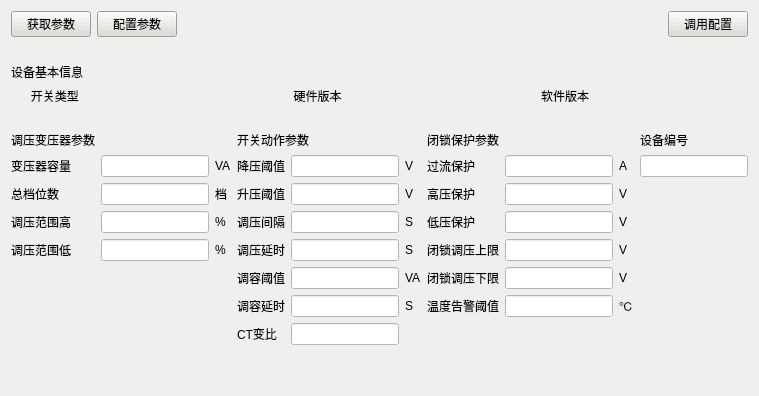
        <widget class="QWidget" name="page_config">
         <layout class="QVBoxLayout" name="verticalLayout_7">
          <item>
           <layout class="QGridLayout" name="gridLayout_8">
            <item row="0" column="0">
             <widget class="QPushButton" name="get_dev_cfg">
              <property name="styleSheet">
               <string notr="true">background-color: rgb(219, 220, 211);</string>
              </property>
              <property name="text">
               <string>获取参数</string>
              </property>
             </widget>
            </item>
            <item row="0" column="2">
             <spacer name="horizontalSpacer_9">
              <property name="orientation">
               <enum>Qt::Horizontal</enum>
              </property>
              <property name="sizeHint" stdset="0">
               <size>
                <width>40</width>
                <height>20</height>
               </size>
              </property>
             </spacer>
            </item>
            <item row="0" column="1">
             <widget class="QPushButton" name="set_dev_cfg">
              <property name="styleSheet">
               <string notr="true">background-color: rgb(219, 220, 211);</string>
              </property>
              <property name="text">
               <string>配置参数</string>
              </property>
             </widget>
            </item>
            <item row="0" column="3">
             <widget class="QPushButton" name="select_cfg">
              <property name="styleSheet">
               <string notr="true">background-color: rgb(219, 220, 211);</string>
              </property>
              <property name="text">
               <string>调用配置</string>
              </property>
             </widget>
            </item>
           </layout>
          </item>
          <item>
           <spacer name="horizontalSpacer_16">
            <property name="orientation">
             <enum>Qt::Horizontal</enum>
            </property>
            <property name="sizeHint" stdset="0">
             <size>
              <width>40</width>
              <height>20</height>
             </size>
            </property>
           </spacer>
          </item>
          <item>
           <layout class="QGridLayout" name="gridLayout_10">
            <item row="1" column="4">
             <widget class="QLabel" name="label_58">
              <property name="text">
               <string>软件版本</string>
              </property>
              <property name="alignment">
               <set>Qt::AlignCenter</set>
              </property>
             </widget>
            </item>
            <item row="1" column="2">
             <widget class="QLabel" name="label_49">
              <property name="text">
               <string>硬件版本</string>
              </property>
              <property name="alignment">
               <set>Qt::AlignCenter</set>
              </property>
             </widget>
            </item>
            <item row="1" column="5">
             <widget class="QLabel" name="dev_s_version">
              <property name="styleSheet">
               <string notr="true"/>
              </property>
              <property name="text">
               <string/>
              </property>
             </widget>
            </item>
            <item row="1" column="3">
             <widget class="QLabel" name="dev_h_version">
              <property name="styleSheet">
               <string notr="true"/>
              </property>
              <property name="text">
               <string/>
              </property>
             </widget>
            </item>
            <item row="0" column="0">
             <widget class="QLabel" name="label_57">
              <property name="text">
               <string>设备基本信息</string>
              </property>
             </widget>
            </item>
            <item row="1" column="1">
             <widget class="QLabel" name="switch_type">
              <property name="enabled">
               <bool>false</bool>
              </property>
              <property name="text">
               <string/>
              </property>
             </widget>
            </item>
            <item row="1" column="0">
             <widget class="QLabel" name="label_72">
              <property name="text">
               <string>      开关类型</string>
              </property>
             </widget>
            </item>
           </layout>
          </item>
          <item>
           <spacer name="horizontalSpacer_12">
            <property name="orientation">
             <enum>Qt::Horizontal</enum>
            </property>
            <property name="sizeHint" stdset="0">
             <size>
              <width>40</width>
              <height>20</height>
             </size>
            </property>
           </spacer>
          </item>
          <item>
           <layout class="QGridLayout" name="gridLayout_9">
            <item row="5" column="10">
             <widget class="QLineEdit" name="bh_ty_low">
              <property name="styleSheet">
               <string notr="true">background-color: rgb(255, 255, 255);</string>
              </property>
             </widget>
            </item>
            <item row="5" column="9">
             <widget class="QLabel" name="label_71">
              <property name="text">
               <string>闭锁调压下限</string>
              </property>
             </widget>
            </item>
            <item row="6" column="10">
             <widget class="QLineEdit" name="bh_oil_tmp">
              <property name="styleSheet">
               <string notr="true">background-color: rgb(255, 255, 255);</string>
              </property>
             </widget>
            </item>
            <item row="6" column="9">
             <widget class="QLabel" name="label_100">
              <property name="text">
               <string>温度告警阈值</string>
              </property>
             </widget>
            </item>
            <item row="2" column="7">
             <widget class="QLineEdit" name="dev_ty_low">
              <property name="styleSheet">
               <string notr="true">background-color: rgb(255, 255, 255);</string>
              </property>
             </widget>
            </item>
            <item row="3" column="9">
             <widget class="QLabel" name="label_69">
              <property name="text">
               <string>低压保护</string>
              </property>
             </widget>
            </item>
            <item row="1" column="9">
             <widget class="QLabel" name="label_60">
              <property name="text">
               <string>过流保护</string>
              </property>
             </widget>
            </item>
            <item row="4" column="6">
             <widget class="QLabel" name="label_63">
              <property name="text">
               <string>调压延时</string>
              </property>
             </widget>
            </item>
            <item row="3" column="7">
             <widget class="QLineEdit" name="dev_ty_space">
              <property name="styleSheet">
               <string notr="true">background-color: rgb(255, 255, 255);</string>
              </property>
             </widget>
            </item>
            <item row="4" column="7">
             <widget class="QLineEdit" name="dev_ty_delay">
              <property name="styleSheet">
               <string notr="true">background-color: rgb(255, 255, 255);</string>
              </property>
             </widget>
            </item>
            <item row="2" column="9">
             <widget class="QLabel" name="label_68">
              <property name="text">
               <string>高压保护</string>
              </property>
             </widget>
            </item>
            <item row="0" column="9" colspan="2">
             <widget class="QLabel" name="label_67">
              <property name="text">
               <string>闭锁保护参数</string>
              </property>
             </widget>
            </item>
            <item row="1" column="6">
             <widget class="QLabel" name="label_56">
              <property name="text">
               <string>降压阈值</string>
              </property>
             </widget>
            </item>
            <item row="4" column="10">
             <widget class="QLineEdit" name="bh_ty_high">
              <property name="styleSheet">
               <string notr="true">background-color: rgb(255, 255, 255);</string>
              </property>
             </widget>
            </item>
            <item row="1" column="7">
             <widget class="QLineEdit" name="dev_ty_high">
              <property name="autoFillBackground">
               <bool>false</bool>
              </property>
              <property name="styleSheet">
               <string notr="true">background-color: rgb(255, 255, 255);</string>
              </property>
             </widget>
            </item>
            <item row="3" column="10">
             <widget class="QLineEdit" name="bh_low_vol">
              <property name="styleSheet">
               <string notr="true">background-color: rgb(255, 255, 255);</string>
              </property>
             </widget>
            </item>
            <item row="2" column="6">
             <widget class="QLabel" name="label_61">
              <property name="text">
               <string>升压阈值</string>
              </property>
             </widget>
            </item>
            <item row="2" column="11">
             <widget class="QLabel" name="label_90">
              <property name="text">
               <string>V  </string>
              </property>
             </widget>
            </item>
            <item row="2" column="8">
             <widget class="QLabel" name="label_86">
              <property name="text">
               <string>V</string>
              </property>
             </widget>
            </item>
            <item row="4" column="8">
             <widget class="QLabel" name="label_88">
              <property name="text">
               <string>S</string>
              </property>
             </widget>
            </item>
            <item row="3" column="8">
             <widget class="QLabel" name="label_87">
              <property name="text">
               <string>S</string>
              </property>
             </widget>
            </item>
            <item row="4" column="11">
             <widget class="QLabel" name="label_92">
              <property name="text">
               <string>V</string>
              </property>
             </widget>
            </item>
            <item row="1" column="8">
             <widget class="QLabel" name="label_85">
              <property name="text">
               <string>V  </string>
              </property>
             </widget>
            </item>
            <item row="3" column="11">
             <widget class="QLabel" name="label_91">
              <property name="text">
               <string>V</string>
              </property>
             </widget>
            </item>
            <item row="0" column="6" colspan="2">
             <widget class="QLabel" name="label_66">
              <property name="text">
               <string>开关动作参数</string>
              </property>
             </widget>
            </item>
            <item row="4" column="9">
             <widget class="QLabel" name="label_70">
              <property name="text">
               <string>闭锁调压上限</string>
              </property>
             </widget>
            </item>
            <item row="1" column="11">
             <widget class="QLabel" name="label_89">
              <property name="text">
               <string>A</string>
              </property>
             </widget>
            </item>
            <item row="2" column="2">
             <widget class="QLabel" name="label_81">
              <property name="text">
               <string>档 </string>
              </property>
             </widget>
            </item>
            <item row="2" column="1">
             <widget class="QLineEdit" name="tran_switch_total">
              <property name="styleSheet">
               <string notr="true">background-color: rgb(255, 255, 255);</string>
              </property>
             </widget>
            </item>
            <item row="1" column="10">
             <widget class="QLineEdit" name="bh_over_cur">
              <property name="styleSheet">
               <string notr="true">background-color: rgb(255, 255, 255);</string>
              </property>
             </widget>
            </item>
            <item row="0" column="12">
             <widget class="QLabel" name="label_59">
              <property name="text">
               <string>设备编号</string>
              </property>
             </widget>
            </item>
            <item row="1" column="12">
             <widget class="QLineEdit" name="dev_code">
              <property name="styleSheet">
               <string notr="true">background-color: rgb(255, 255, 255);</string>
              </property>
             </widget>
            </item>
            <item row="2" column="10">
             <widget class="QLineEdit" name="bh_high_vol">
              <property name="styleSheet">
               <string notr="true">background-color: rgb(255, 255, 255);</string>
              </property>
             </widget>
            </item>
            <item row="0" column="0">
             <widget class="QLabel" name="label_74">
              <property name="text">
               <string>调压变压器参数</string>
              </property>
             </widget>
            </item>
            <item row="3" column="6">
             <widget class="QLabel" name="label_62">
              <property name="text">
               <string>调压间隔</string>
              </property>
             </widget>
            </item>
            <item row="6" column="6">
             <widget class="QLabel" name="label_18">
              <property name="text">
               <string>调容延时</string>
              </property>
             </widget>
            </item>
            <item row="1" column="0">
             <widget class="QLabel" name="label_73">
              <property name="text">
               <string>变压器容量</string>
              </property>
             </widget>
            </item>
            <item row="2" column="0">
             <widget class="QLabel" name="label_75">
              <property name="text">
               <string>总档位数</string>
              </property>
             </widget>
            </item>
            <item row="1" column="1">
             <widget class="QLineEdit" name="tran_content">
              <property name="styleSheet">
               <string notr="true">background-color: rgb(255, 255, 255);</string>
              </property>
             </widget>
            </item>
            <item row="6" column="7">
             <widget class="QLineEdit" name="dev_tr_delay">
              <property name="styleSheet">
               <string notr="true">background-color: rgb(255, 255, 255);</string>
              </property>
             </widget>
            </item>
            <item row="5" column="11">
             <widget class="QLabel" name="label_102">
              <property name="text">
               <string>V</string>
              </property>
             </widget>
            </item>
            <item row="7" column="6">
             <widget class="QLabel" name="label_65">
              <property name="text">
               <string>CT变比</string>
              </property>
             </widget>
            </item>
            <item row="5" column="6">
             <widget class="QLabel" name="label_16">
              <property name="text">
               <string>调容阈值</string>
              </property>
             </widget>
            </item>
            <item row="7" column="7">
             <widget class="QLineEdit" name="dev_ct_ratio">
              <property name="styleSheet">
               <string notr="true">background-color: rgb(255, 255, 255);</string>
              </property>
             </widget>
            </item>
            <item row="5" column="7">
             <widget class="QLineEdit" name="dev_tr_th">
              <property name="styleSheet">
               <string notr="true">background-color: rgb(255, 255, 255);</string>
              </property>
             </widget>
            </item>
            <item row="1" column="2">
             <widget class="QLabel" name="label_80">
              <property name="text">
               <string>VA</string>
              </property>
             </widget>
            </item>
            <item row="3" column="2">
             <widget class="QLabel" name="label_82">
              <property name="text">
               <string>%</string>
              </property>
             </widget>
            </item>
            <item row="3" column="0">
             <widget class="QLabel" name="label_77">
              <property name="text">
               <string>调压范围高</string>
              </property>
             </widget>
            </item>
            <item row="3" column="1">
             <widget class="QLineEdit" name="tran_high_per">
              <property name="enabled">
               <bool>false</bool>
              </property>
              <property name="styleSheet">
               <string notr="true">background-color: rgb(255, 255, 255);</string>
              </property>
             </widget>
            </item>
            <item row="4" column="0">
             <widget class="QLabel" name="label_78">
              <property name="text">
               <string>调压范围低</string>
              </property>
             </widget>
            </item>
            <item row="4" column="1">
             <widget class="QLineEdit" name="tran_low_per">
              <property name="enabled">
               <bool>false</bool>
              </property>
              <property name="styleSheet">
               <string notr="true">background-color: rgb(255, 255, 255);</string>
              </property>
             </widget>
            </item>
            <item row="4" column="2">
             <widget class="QLabel" name="label_83">
              <property name="text">
               <string>%</string>
              </property>
             </widget>
            </item>
            <item row="5" column="8">
             <widget class="QLabel" name="label_14">
              <property name="text">
               <string>VA</string>
              </property>
             </widget>
            </item>
            <item row="6" column="8">
             <widget class="QLabel" name="label_48">
              <property name="text">
               <string>S</string>
              </property>
             </widget>
            </item>
            <item row="6" column="11">
             <widget class="QLabel" name="label_64">
              <property name="text">
               <string>℃</string>
              </property>
             </widget>
            </item>
           </layout>
          </item>
          <item>
           <spacer name="verticalSpacer_4">
            <property name="orientation">
             <enum>Qt::Vertical</enum>
            </property>
            <property name="sizeHint" stdset="0">
             <size>
              <width>20</width>
              <height>40</height>
             </size>
            </property>
           </spacer>
          </item>
         </layout>
        </widget>
